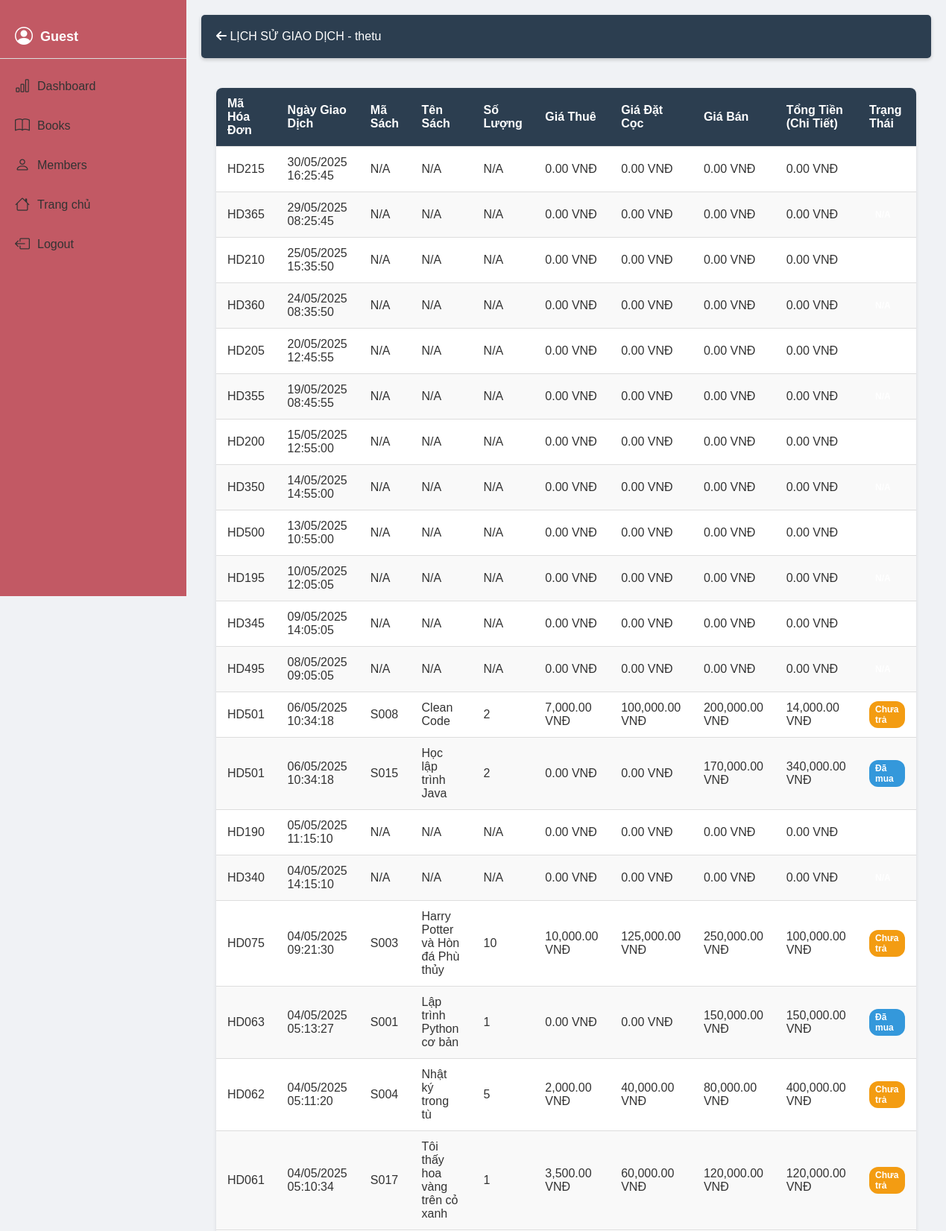
Page /thuthu_admin/transaction_history.php?userID=1 (upper part) on the committed database.
### tables this page shows
CREATE TABLE `users` (
  `userID` int(11) NOT NULL,
  `username` varchar(50) NOT NULL,
  `password` varchar(255) NOT NULL,
  `email` varchar(100) NOT NULL,
  `phone` varchar(15) NOT NULL,
  `role` varchar(20) NOT NULL,
  `CreatedAt` date NOT NULL,
  `UpdatedAt` date DEFAULT NULL
);

CREATE TABLE `hoadon` (
  `MaHoaDon` varchar(10) NOT NULL,
  `userID` int(11) NOT NULL,
  `NgayTao` datetime NOT NULL DEFAULT current_timestamp(),
  `TongTien` decimal(10,2) NOT NULL
);

CREATE TABLE `chitiethoadon` (
  `MaHoaDon` varchar(10) NOT NULL,
  `userID` int(11) NOT NULL,
  `MaSach` varchar(10) NOT NULL,
  `TenSach` varchar(100) NOT NULL,
  `SoLuong` int(11) NOT NULL,
  `GiaDatCoc` decimal(10,2) NOT NULL,
  `GiaThue` decimal(10,2) NOT NULL,
  `GiaBan` decimal(10,2) DEFAULT NULL,
  `TongTien` decimal(10,2) NOT NULL,
  `TrangThai` varchar(20) NOT NULL DEFAULT 'Chưa trả'
);

### thuthu_admin/transaction_history.php (the view, shortened to what this page needs)
<?php
$servername = "localhost";
$username = "root";
$password = "";
$dbname = "qly_thuvien";
$conn = new mysqli($servername, $username, $password, $dbname);
$conn->set_charset("utf8mb4");
$userID = (int)$_GET['userID'];
$user_sql = "SELECT username FROM users WHERE userID = ?";
$user_stmt = $conn->prepare($user_sql);
$user_stmt->bind_param("i", $userID);
$user_stmt->execute();
$user_result = $user_stmt->get_result();
$user = $user_result->fetch_assoc();
$username = $user['username'];
$sql = "SELECT h.MaHoaDon, h.NgayTao, h.TongTien, c.MaSach, c.TenSach, c.SoLuong, c.GiaDatCoc, c.GiaThue, c.GiaBan, c.TongTien as ChiTietTongTien, c.TrangThai
        FROM hoadon h
        LEFT JOIN chitiethoadon c ON h.MaHoaDon = c.MaHoaDon
        WHERE h.userID = ?
        ORDER BY h.NgayTao DESC";
$stmt = $conn->prepare($sql);
$stmt->bind_param("i", $userID);
$stmt->execute();
$result = $stmt->get_result();
$transactions = [];
while ($row = $result->fetch_assoc()) {
    $transactions[] = $row;
}
?>
<!DOCTYPE html>
<html lang="vi">
<head>
    <link rel="stylesheet" href="https://cdnjs.cloudflare.com/ajax/libs/font-awesome/6.0.0/css/all.min.css">
</head>
<body>
    <div class="sidebar">
        <?php include 'menu_left_1.php'; ?>
    </div>
    <div class="main-content">
        <header>
            <div class="header-content">
                <div class="logo">
                    <a href="qly_users.php" style="color:white; text-decoration:none;">
                        <i class="fas fa-arrow-left"></i> LỊCH SỬ GIAO DỊCH - <?php echo htmlspecialchars($username); ?>
                    </a>
                </div>
            </div>
        </header>
        <div class="container">
            <div class="transaction-container">
                <table class="transaction-table">
                    <thead>
                        <tr>
                            <th>Mã Hóa Đơn</th>
                            <th>Ngày Giao Dịch</th>
                            <th>Mã Sách</th>
                            <th>Tên Sách</th>
                            <th>Số Lượng</th>
                            <th>Giá Thuê</th>
                            <th>Giá Đặt Cọc</th>
                            <th>Giá Bán</th>
                            <th>Tổng Tiền (Chi Tiết)</th>
                            <th>Trạng Thái</th>
                        </tr>
                    </thead>
                    <tbody>
                        <?php if (count($transactions) > 0): ?>
                            <?php foreach ($transactions as $transaction): ?>
                                <tr>
                                    <td><?php echo htmlspecialchars($transaction['MaHoaDon']); ?></td>
                                    <td><?php echo date('d/m/Y H:i:s', strtotime($transaction['NgayTao'])); ?></td>
                                    <td><?php echo htmlspecialchars($transaction['MaSach'] ?? 'N/A'); ?></td>
                                    <td><?php echo htmlspecialchars($transaction['TenSach'] ?? 'N/A'); ?></td>
                                    <td><?php echo htmlspecialchars($transaction['SoLuong'] ?? 'N/A'); ?></td>
                                    <td><?php echo number_format($transaction['GiaThue'] ?? 0, 2); ?> VNĐ</td>
                                    <td><?php echo number_format($transaction['GiaDatCoc'] ?? 0, 2); ?> VNĐ</td>
                                    <td><?php echo number_format($transaction['GiaBan'] ?? 0, 2); ?> VNĐ</td>
                                    <td><?php echo number_format($transaction['ChiTietTongTien'] ?? 0, 2); ?> VNĐ</td>
                                    <td>
                                        <?php
                                            $status_class = '';
                                            $status_name = $transaction['TrangThai'] ?? 'N/A';
                                            switch ($status_name) {
                                                case 'Chưa trả':
                                                    $status_class = 'status-rented';
                                                    break;
                                                case 'Đã mua':
                                                    $status_class = 'status-purchased';
                                                    break;
                                                default:
                                                    $status_name = 'N/A';
                                            }
                                        ?>
                                        <span class="status-badge <?php echo $status_class; ?>"><?php echo $status_name; ?></span>
                                    </td>
                                </tr>
                            <?php endforeach; ?>
                        <?php else: ?>
                            <tr>
                                <td colspan="10" style="text-align: center;">Không có giao dịch nào!</td>
                            </tr>
                        <?php endif; ?>
                    </tbody>
                </table>
            </div>
        </div>
    </div>
</body>
</html>

### thuthu_admin/transaction_history.php (style rules this page uses)
:root { --primary: #3498db; --secondary: #2980b9; --success: #2ecc71; --danger: #e74c3c; --warning: #f39c12; --dark: #2c3e50; --light: #f5f5f5; }
* { margin: 0; padding: 0; box-sizing: border-box; font-family: 'Segoe UI', Tahoma, Geneva, Verdana, sans-serif; }
body { background-color: #f0f2f5; color: #333; display: flex; min-height: 100vh; }
.sidebar { width: 250px; background-color: #C25964; color: white; padding: 20px; position: fixed; height: 100%; overflow-y: auto; }
.main-content { margin-left: 250px; flex: 1; padding: 20px; }
.container { max-width: 1200px; margin: 0 auto; padding: 20px; }
header { background-color: var(--dark); color: white; padding: 20px 0; text-align: center; border-radius: 5px; margin-bottom: 20px; box-shadow: 0 2px 5px rgba(0,0,0,0.2); }
.header-content { display: flex; justify-content: space-between; align-items: center; max-width: 1200px; margin: 0 auto; padding: 0 20px; }
.transaction-container { background-color: white; border-radius: 8px; box-shadow: 0 2px 5px rgba(0,0,0,0.1); overflow: hidden; }
.transaction-table { width: 100%; border-collapse: collapse; }
.transaction-table th, .transaction-table td { padding: 12px 15px; text-align: left; border-bottom: 1px solid #ddd; }
.transaction-table th { background-color: var(--dark); color: white; }
.transaction-table tr:nth-child(even) { background-color: #f9f9f9; }
.status-badge { display: inline-block; padding: 4px 8px; border-radius: 12px; font-size: 12px; font-weight: bold; color: white; }
.status-rented { background-color: var(--warning); }
.status-purchased { background-color: var(--primary); }

### thuthu_admin/menu_left_1.php (style rules this page uses)
* { margin: 0; padding: 0; box-sizing: border-box; font-family: Arial, sans-serif; }
.sidebar { width: 250px; height: 100vh; background-color: #C25964; position: fixed; left: 0; top: 0; display: flex; flex-direction: column; padding: 20px 0; }

### rows in the picture
users: username "thetu"
hoadon: MaHoaDon "HD215", NgayTao "30/05/2025 16:25:45", MaSach "N/A", TenSach "N/A", SoLuong "N/A", GiaThue "0.00", GiaDatCoc "0.00", GiaBan "0.00", ChiTietTongTien "0.00"
hoadon: MaHoaDon "HD365", NgayTao "29/05/2025 08:25:45", MaSach "N/A", TenSach "N/A", SoLuong "N/A", GiaThue "0.00", GiaDatCoc "0.00", GiaBan "0.00", ChiTietTongTien "0.00"
hoadon: MaHoaDon "HD210", NgayTao "25/05/2025 15:35:50", MaSach "N/A", TenSach "N/A", SoLuong "N/A", GiaThue "0.00", GiaDatCoc "0.00", GiaBan "0.00", ChiTietTongTien "0.00"
hoadon: MaHoaDon "HD360", NgayTao "24/05/2025 08:35:50", MaSach "N/A", TenSach "N/A", SoLuong "N/A", GiaThue "0.00", GiaDatCoc "0.00", GiaBan "0.00", ChiTietTongTien "0.00"
hoadon: MaHoaDon "HD205", NgayTao "20/05/2025 12:45:55", MaSach "N/A", TenSach "N/A", SoLuong "N/A", GiaThue "0.00", GiaDatCoc "0.00", GiaBan "0.00", ChiTietTongTien "0.00"
hoadon: MaHoaDon "HD355", NgayTao "19/05/2025 08:45:55", MaSach "N/A", TenSach "N/A", SoLuong "N/A", GiaThue "0.00", GiaDatCoc "0.00", GiaBan "0.00", ChiTietTongTien "0.00"
hoadon: MaHoaDon "HD200", NgayTao "15/05/2025 12:55:00", MaSach "N/A", TenSach "N/A", SoLuong "N/A", GiaThue "0.00", GiaDatCoc "0.00", GiaBan "0.00", ChiTietTongTien "0.00"
hoadon: MaHoaDon "HD350", NgayTao "14/05/2025 14:55:00", MaSach "N/A", TenSach "N/A", SoLuong "N/A", GiaThue "0.00", GiaDatCoc "0.00", GiaBan "0.00", ChiTietTongTien "0.00"
hoadon: MaHoaDon "HD500", NgayTao "13/05/2025 10:55:00", MaSach "N/A", TenSach "N/A", SoLuong "N/A", GiaThue "0.00", GiaDatCoc "0.00", GiaBan "0.00", ChiTietTongTien "0.00"
hoadon: MaHoaDon "HD195", NgayTao "10/05/2025 12:05:05", MaSach "N/A", TenSach "N/A", SoLuong "N/A", GiaThue "0.00", GiaDatCoc "0.00", GiaBan "0.00", ChiTietTongTien "0.00"
hoadon: MaHoaDon "HD345", NgayTao "09/05/2025 14:05:05", MaSach "N/A", TenSach "N/A", SoLuong "N/A", GiaThue "0.00", GiaDatCoc "0.00", GiaBan "0.00", ChiTietTongTien "0.00"
hoadon: MaHoaDon "HD495", NgayTao "08/05/2025 09:05:05", MaSach "N/A", TenSach "N/A", SoLuong "N/A", GiaThue "0.00", GiaDatCoc "0.00", GiaBan "0.00", ChiTietTongTien "0.00"
chitiethoadon: MaHoaDon.MaHoaDon "HD501", MaHoaDon.NgayTao "06/05/2025 10:34:18", MaSach "S008", TenSach "Clean Code", SoLuong "2", GiaThue "7,000.00", GiaDatCoc "100,000.00", GiaBan "200,000.00", TongTien "14,000.00", TrangThai "Chưa trả"
chitiethoadon: MaHoaDon.MaHoaDon "HD501", MaHoaDon.NgayTao "06/05/2025 10:34:18", MaSach "S015", TenSach "Học lập trình Java", SoLuong "2", GiaThue "0.00", GiaDatCoc "0.00", GiaBan "170,000.00", TongTien "340,000.00", TrangThai "Đã mua"
hoadon: MaHoaDon "HD190", NgayTao "05/05/2025 11:15:10", MaSach "N/A", TenSach "N/A", SoLuong "N/A", GiaThue "0.00", GiaDatCoc "0.00", GiaBan "0.00", ChiTietTongTien "0.00"
hoadon: MaHoaDon "HD340", NgayTao "04/05/2025 14:15:10", MaSach "N/A", TenSach "N/A", SoLuong "N/A", GiaThue "0.00", GiaDatCoc "0.00", GiaBan "0.00", ChiTietTongTien "0.00"
chitiethoadon: MaHoaDon.MaHoaDon "HD075", MaHoaDon.NgayTao "04/05/2025 09:21:30", MaSach "S003", TenSach "Harry Potter và Hòn đá Phù thủy", SoLuong "10", GiaThue "10,000.00", GiaDatCoc "125,000.00", GiaBan "250,000.00", TongTien "100,000.00", TrangThai "Chưa trả"
chitiethoadon: MaHoaDon.MaHoaDon "HD063", MaHoaDon.NgayTao "04/05/2025 05:13:27", MaSach "S001", TenSach "Lập trình Python cơ bản", SoLuong "1", GiaThue "0.00", GiaDatCoc "0.00", GiaBan "150,000.00", TongTien "150,000.00", TrangThai "Đã mua"
chitiethoadon: MaHoaDon.MaHoaDon "HD062", MaHoaDon.NgayTao "04/05/2025 05:11:20", MaSach "S004", TenSach "Nhật ký trong tù", SoLuong "5", GiaThue "2,000.00", GiaDatCoc "40,000.00", GiaBan "80,000.00", TongTien "400,000.00", TrangThai "Chưa trả"
chitiethoadon: MaHoaDon.MaHoaDon "HD061", MaHoaDon.NgayTao "04/05/2025 05:10:34", MaSach "S017", TenSach "Tôi thấy hoa vàng trên cỏ xanh", SoLuong "1", GiaThue "3,500.00", GiaDatCoc "60,000.00", GiaBan "120,000.00", TongTien "120,000.00", TrangThai "Chưa trả"
